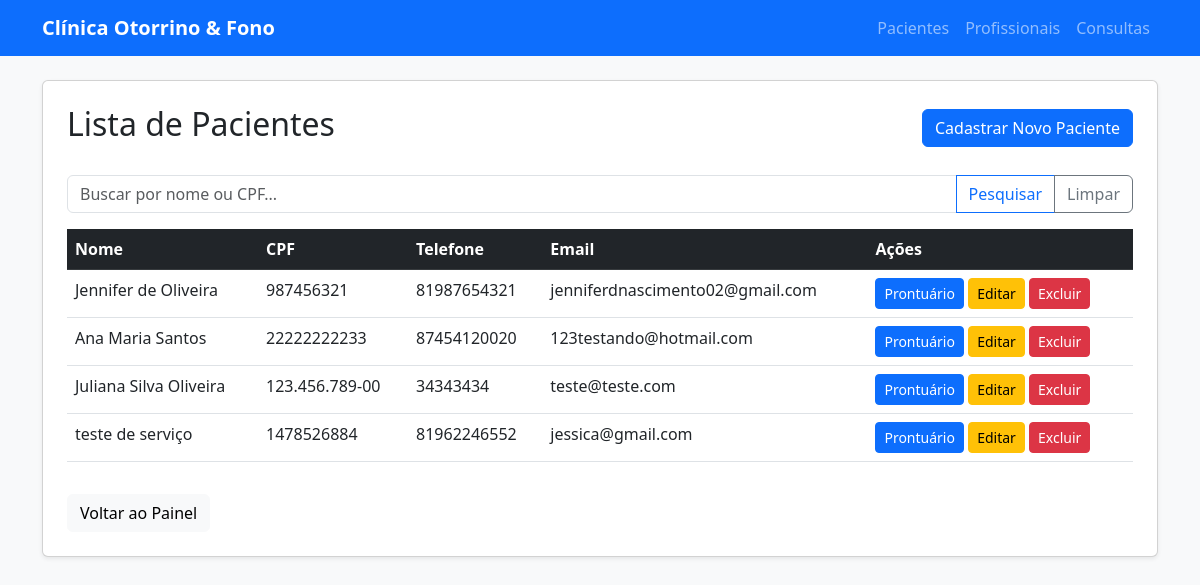
Page /logica/pacientes/ on the earlier database version.
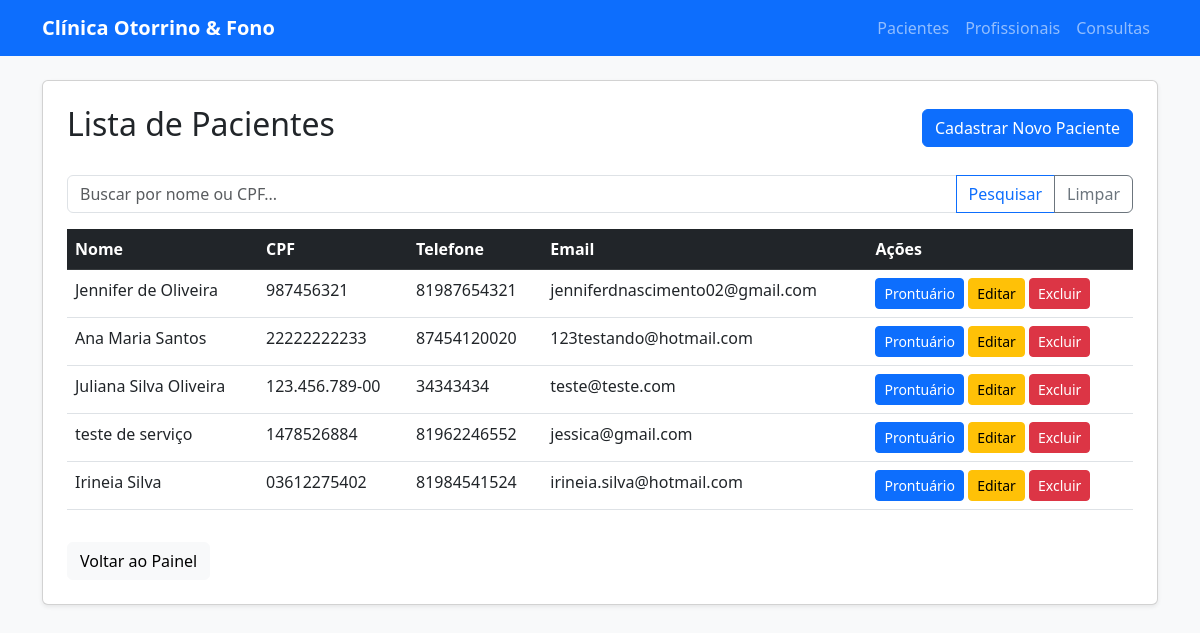
Same page on the later database version.
### logica/models.py (models this page shows, shortened)
class Paciente (models.Model):
    STATUS_CHOICES = [
        ('ATIVO','Ativo'),
        ('PENDENTE','Pendente',),
        ('EXCLUIDO','EXCLUIDO')
    ]
    nome = models.CharField(max_length=100)
    cpf = models.CharField(max_length=14)
    telefone = models.CharField(max_length=15)
    email = models.EmailField(blank=True, null=True)
    status_exclusao = models.CharField(
        max_length=20,
        choices=STATUS_CHOICES,
        default='ATIVO'
    )

### logica/views.py (the view)
# urls.py: path('pacientes/', views.paciente_list, name='paciente_list'),
def paciente_list(request):
    termo_busca = request.GET.get('busca')
    if termo_busca:
        pacientes = Paciente.objects.filter(
            Q(nome__icontains=termo_busca) |
            Q(cpf__icontains=termo_busca) #|
            )
    else:
        pacientes = Paciente.objects.all()
    return render(request, 'logica/paciente_list.html', {'pacientes': pacientes})

### logica/templates/logica/paciente_list.html (shortened to what this page needs)
{% extends 'logica/base.html' %}
{% block content %}
<div class="d-flex justify-content-between align-items-center mb-4">
    <h2>Lista de Pacientes</h2>
    <a href="{% url 'criar_paciente' %}" class="btn btn-primary">Cadastrar Novo Paciente</a>
</div>
<form method="GET" class="mb-3">
    <div class="input-group">
        <input type="text" name="busca" class="form-control" placeholder="Buscar por nome ou CPF..." value="{{ request.GET.busca }}">
        <button class="btn btn-outline-primary" type="submit">Pesquisar</button>
        <a href="?" class="btn btn-outline-secondary">Limpar</a>
    </div>
</form>
<table class="table table-hover">
    <thead class="table-dark">
        <tr>
            <th>Nome</th>
            <th>CPF</th>
            <th>Telefone</th>
            <th>Email</th>
            <th>Ações</th>
        </tr>
    </thead>
    <tbody>
        {% for paciente in pacientes %}
        <tr>
            <td>{{ paciente.nome }}</td>
            <td>{{ paciente.cpf }}</td>
            <td>{{ paciente.telefone }}</td>
            <td>{{ paciente.email }}</td>
            <td>
                <a href="{% url 'prontuario_paciente' paciente.id %}" class="btn btn-sm btn-primary">
     Prontuário
</a>
                <a href="{% url 'editar_paciente' paciente.id %}" class="btn btn-sm btn-warning">Editar</a>
                <form action="{% url 'deletar_paciente' paciente.id %}"
                        method="POST"
                        style="display:inline;">
                        <button type="submit" class="btn btn-sm btn-danger">
                            Excluir
                        </button>
                </form>
            </td>
        </tr>
        {% empty %}
        <tr>
            <td colspan="4" class="text-center text-muted">Nenhum paciente cadastrado.</td>
        </tr>
        {% endfor %}
    </tbody>
</table>
<div class="mt-3">
    <a href="{% url 'home' %}" class="btn btn-light">Voltar ao Painel</a>
</div>
{% endblock %}

Differences in the rows shown:
added Paciente: nome "Irineia Silva", cpf "03612275402", telefone "81984541524", email "irineia.silva@hotmail.com"
